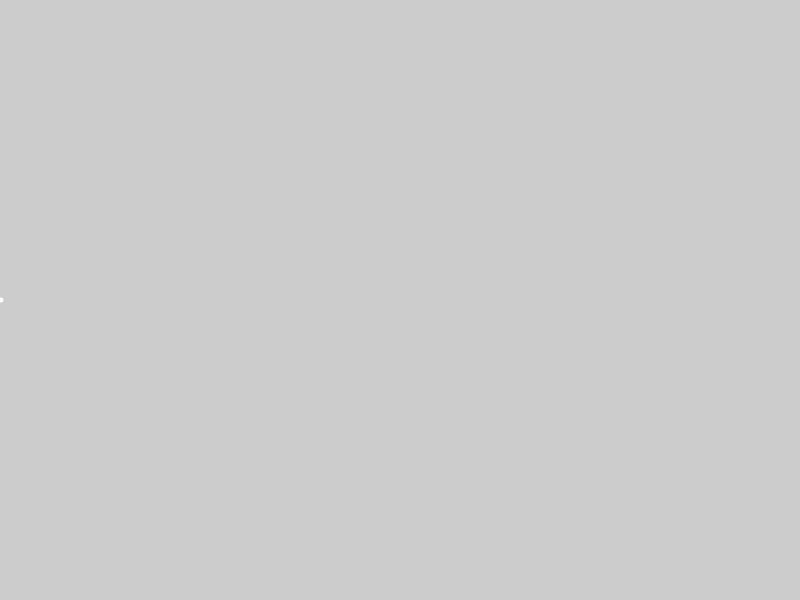
Frame 1 (no input)
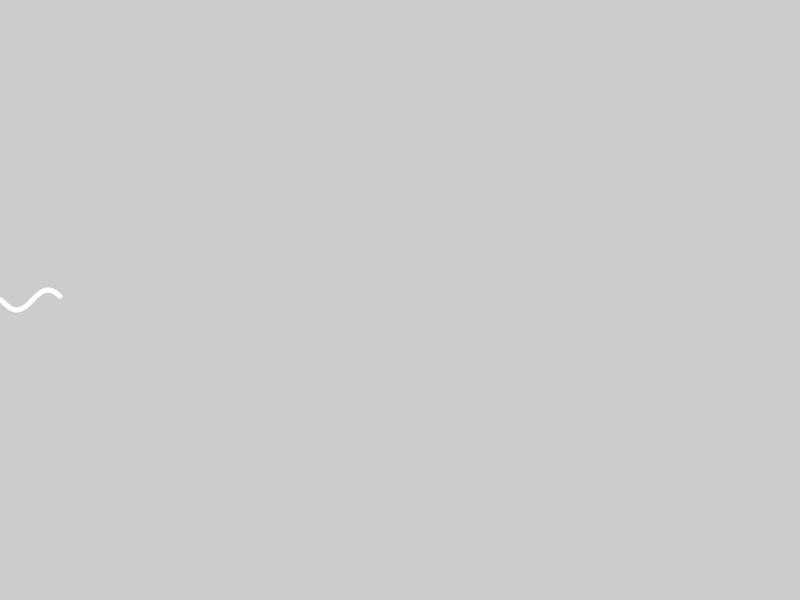
Frame 60 (the mouse pressed at the canvas centre just before this capture)
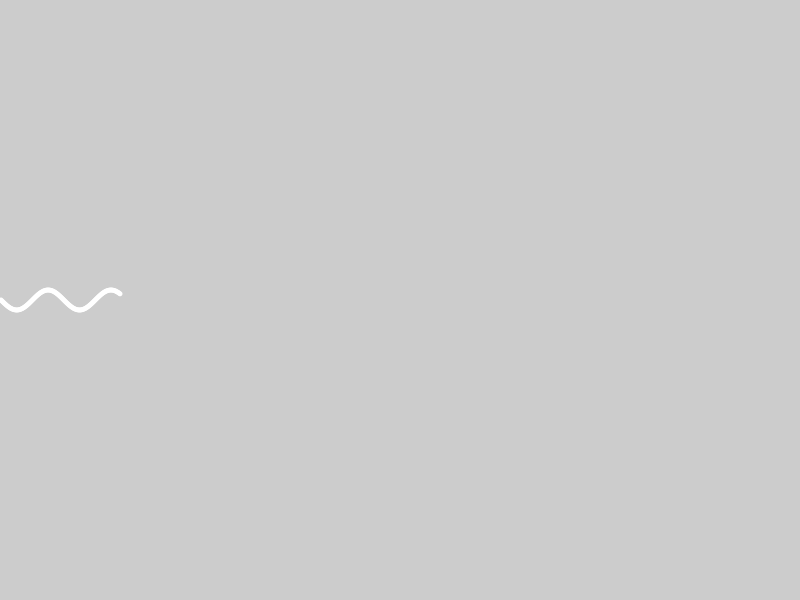
Frame 120 (the mouse held since frame 60 and released just before this capture)

The Processing sketch that drew these frames (run headless with seeded random() and noise(); from frame 60 on, the mouse is pressed at the canvas centre):

// Processing sketch: Ondulacao
// ── Ondulacao.pde
void setup(){
  size(800, 600);
  noStroke();
}
float x=0, periodo = 10, amplitude = 10;

void draw(){
  float y = sin(x);
  x+= 0.1;
  ellipse(x*periodo,y*amplitude+300,5,5);
  if(x>600)
    x=0.0;
}
